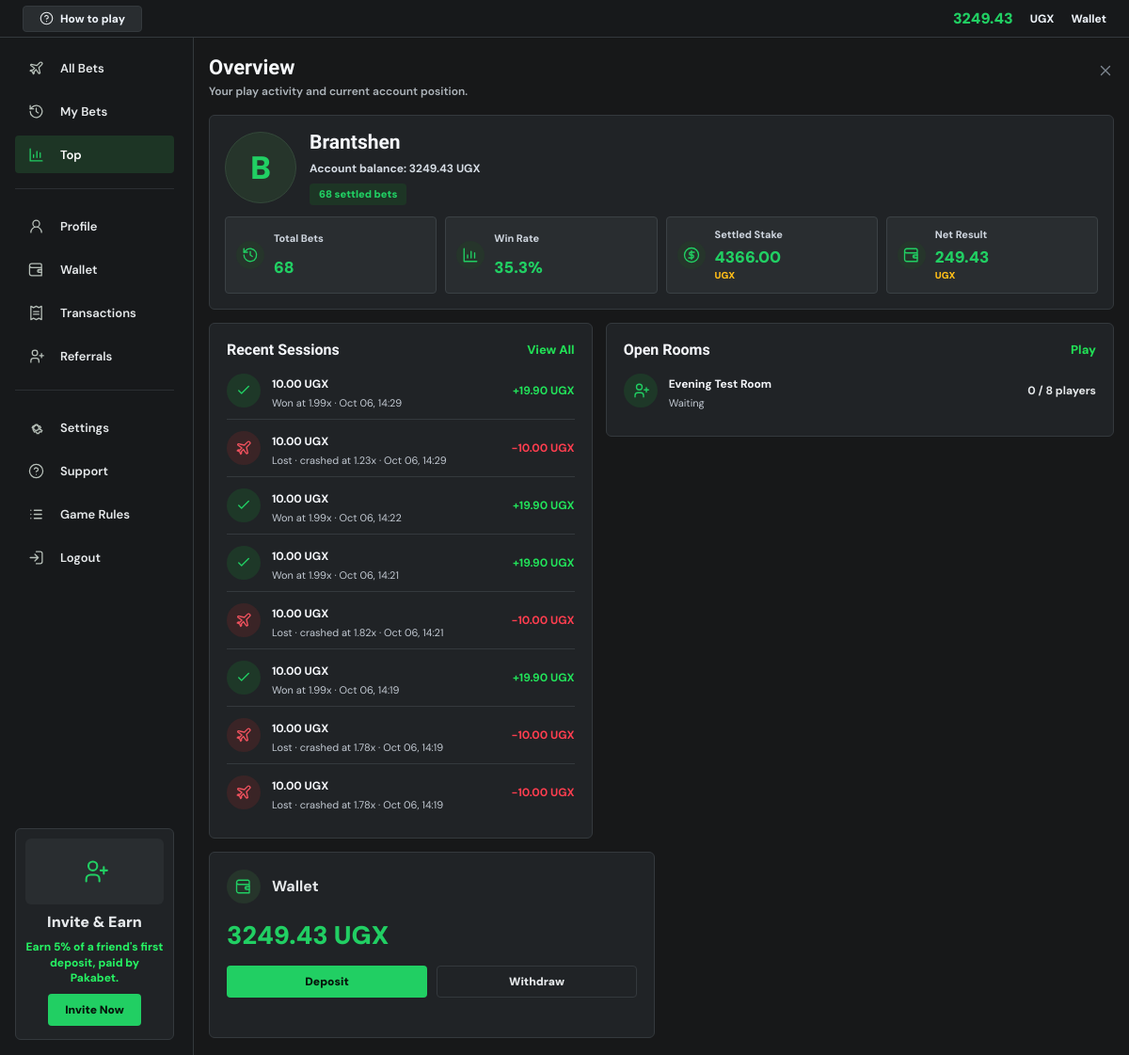
Before: /dashboard/ (signed in) with the older database file.
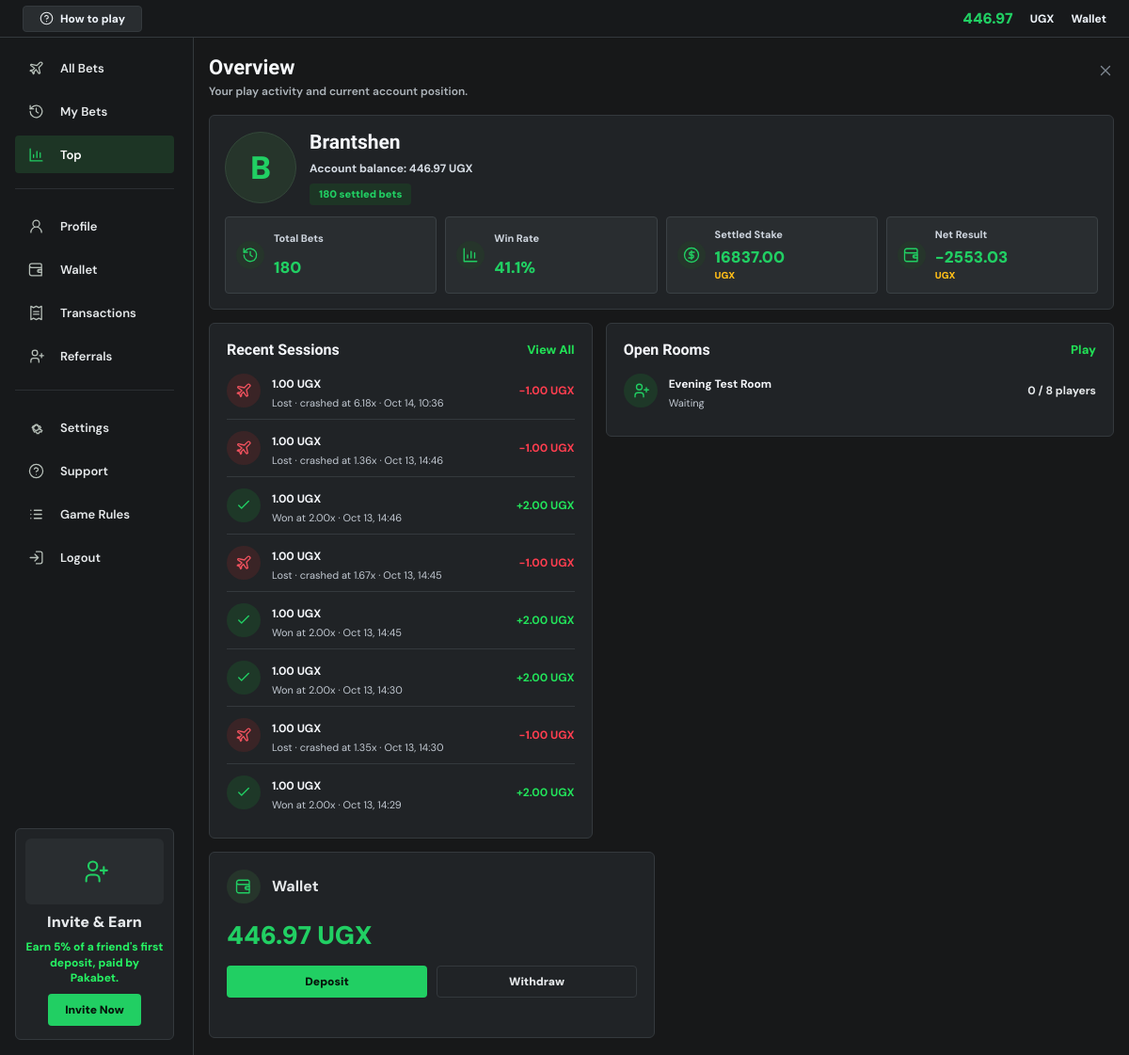
After: the same page with the newer database file.
### core/models.py (models this page shows, shortened)
class Profile(models.Model):
    user = models.OneToOneField(User, on_delete=models.CASCADE)
    referral_code = models.UUIDField(default=uuid.uuid4, unique=True, editable=False)
    client_seed = models.CharField(max_length=128, default=generate_client_seed)
    balance = models.DecimalField(max_digits=12, decimal_places=2, default=1000)
    currency = models.CharField(max_length=3, default='UGX')
    phone_number = models.CharField(max_length=20, blank=True)
    daily_deposit_limit = models.DecimalField(max_digits=12, decimal_places=2, default=300000)
    daily_loss_limit = models.DecimalField(max_digits=12, decimal_places=2, default=200000)
    created_at = models.DateTimeField(auto_now_add=True)

class GameSession(models.Model):
    user = models.ForeignKey(User, on_delete=models.CASCADE)
    round = models.ForeignKey(GameRound, on_delete=models.SET_NULL, null=True, blank=True, related_name='bets')
    stake = models.DecimalField(max_digits=8, decimal_places=2)
    crash_point = models.DecimalField(max_digits=8, decimal_places=2)
    auto_cashout_at = models.DecimalField(max_digits=8, decimal_places=2, null=True, blank=True)
    bet_request_id = models.CharField(max_length=32, blank=True)
    cashed_out_at = models.DecimalField(max_digits=8, decimal_places=2, null=True, blank=True)
    won_amount = models.DecimalField(max_digits=10, decimal_places=2, default=0)
    created_at = models.DateTimeField(default=timezone.now)
    class Meta:
        indexes = [
            models.Index(fields=['round', '-stake']),
            models.Index(fields=['round', '-won_amount']),
            models.Index(fields=['round', 'user']),
            models.Index(fields=['round', 'cashed_out_at', 'auto_cashout_at']),
        ]
        constraints = [
            models.UniqueConstraint(
                fields=['user', 'bet_request_id'],
                condition=~models.Q(bet_request_id=''),
                name='unique_user_bet_request',
            ),
        ]
    @property
    def is_winner(self):
        return self.cashed_out_at is not None and self.cashed_out_at < self.crash_point

class GameRound(models.Model):
    STATUS_CHOICES = [
        ('betting', 'Betting'),
        ('flying', 'Flying'),
        ('crashed', 'Crashed'),
        ('void', 'Void'),
    ]
    public_id = models.CharField(max_length=24, unique=True, db_index=True)
    created_by = models.ForeignKey(
        User,
        on_delete=models.SET_NULL,
        null=True,
        blank=True,
        related_name='created_game_rounds',
    )
    server_seed_hash = models.CharField(max_length=64)
    server_seed_private = models.CharField(max_length=128, blank=True)
    server_seed = models.CharField(max_length=128, blank=True)
    client_seed = models.CharField(max_length=128)
    crash_point = models.DecimalField(max_digits=8, decimal_places=2)
    house_edge = models.DecimalField(max_digits=5, decimal_places=4, default=Decimal('0.0100'))
    status = models.CharField(max_length=10, choices=STATUS_CHOICES, default='flying')
    betting_ends_at = models.DateTimeField(null=True, blank=True)
    bet_count = models.PositiveIntegerField(default=0)
    winning_bet_count = models.PositiveIntegerField(default=0)
    started_at = models.DateTimeField(default=timezone.now)
    crashed_at = models.DateTimeField(null=True, blank=True)
    revealed_at = models.DateTimeField(null=True, blank=True)
    class Meta:
        ordering = ['-started_at']
        indexes = [
            models.Index(fields=['-started_at']),
            models.Index(fields=['status', '-started_at']),
        ]

class Room(models.Model):
    STATUS_CHOICES = [
        ('waiting', 'Waiting'),
        ('running', 'Running'),
        ('ended', 'Ended'),
    ]
    code = models.CharField(max_length=8, unique=True, editable=False)
    name = models.CharField(max_length=100)
    host = models.ForeignKey(User, on_delete=models.CASCADE, related_name='hosted_rooms')
    status = models.CharField(max_length=10, choices=STATUS_CHOICES, default='waiting')
    crash_point = models.DecimalField(max_digits=5, decimal_places=2, null=True, blank=True)
    created_at = models.DateTimeField(auto_now_add=True)
    started_at = models.DateTimeField(null=True, blank=True)
    ended_at = models.DateTimeField(null=True, blank=True)
    max_players = models.PositiveSmallIntegerField(default=8)
    class Meta:
        ordering = ['-created_at']

### core/views.py (the view)
# urls.py: path('dashboard/', views.dashboard, name='dashboard'),
@login_required
def dashboard(request):
    profile = get_object_or_404(Profile, user=request.user)
    player_sessions = GameSession.objects.filter(user=request.user).select_related('round')
    sessions = player_sessions.order_by('-created_at')[:8]
    settled_filter = Q(cashed_out_at__isnull=False) | Q(round__status__in=['crashed', 'void'])
    settled_stats = player_sessions.aggregate(
        settled_count=Count('id', filter=settled_filter),
        win_count=Count('id', filter=Q(cashed_out_at__lt=F('crash_point'))),
        total_staked=Sum('stake', filter=settled_filter),
        total_returned=Sum('won_amount', filter=settled_filter),
    )
    settled_count = settled_stats['settled_count'] or 0
    total_staked = settled_stats['total_staked'] or Decimal('0.00')
    total_returned = settled_stats['total_returned'] or Decimal('0.00')
    net_result = total_returned - total_staked
    win_rate = (settled_stats['win_count'] or 0) / settled_count * 100 if settled_count else 0
    rooms = Room.objects.filter(status='waiting').annotate(player_count=Count('players')).order_by('-created_at')[:4]
    form = PlayForm()
    return render(request, 'core/dashboard.html', {
        'profile': profile,
        'sessions': sessions,
        'rooms': rooms,
        'form': form,
        'total_bets': player_sessions.count(),
        'total_staked': total_staked,
        'total_returned': total_returned,
        'net_result': net_result,
        'settled_count': settled_count,
        'win_rate': win_rate,
    })

### core/security.py (called while the page is built, shortened)
def check_security_configuration():
    global _configuration_check_complete
    if _configuration_check_complete:
        return

    def __call__(self, request):
        check_security_configuration()
        response = self.get_response(request)
        return response

### core/templates/core/dashboard.html (shortened to what the changed rows need)
{% extends 'core/base.html' %}
{% block content %}
<section class="account-page account-top-page">
    <div class="account-workspace">
        {% include 'core/partials/account_topbar.html' %}
        <main class="account-main">
            <section class="account-content">
                <div class="account-title-row">
                    <div>
                        <h1>Overview</h1>
                    </div>
                </div>
                <section class="account-hero-card compact-hero">
                    <div class="wallet-identity">
                        <div>
                            <h2>{{ request.user.username }}</h2>
                            <p>Account balance: {{ profile.balance|floatformat:2 }} {{ profile.currency }}</p>
                            <span>{{ settled_count }} settled bets</span>
                        </div>
                    </div>
                    <div class="account-stat-row">
                        <article><span><svg class="ui-icon" aria-hidden="true"><use href="#icon-history"></use></svg></span><small>Total Bets</small><strong>{{ total_bets }}</strong></article>
                        <article><span><svg class="ui-icon" aria-hidden="true"><use href="#icon-chart"></use></svg></span><small>Win Rate</small><strong>{{ win_rate|floatformat:1 }}%</strong></article>
                        <article><strong><span class="account-stat-amount">{{ total_staked|floatformat:2 }}</span><em>{{ profile.currency }}</em></strong></article>
                        <article><strong class="{% if net_result >= 0 %}positive{% else %}negative{% endif %}"><span class="account-stat-amount">{{ net_result|floatformat:2 }}</span><em>{{ profile.currency }}</em></strong></article>
                    </div>
                </section>
                <div class="account-grid-2">
                    <section class="account-card account-activity-card">
                        <div class="section-heading">
                            <h2>Recent Sessions</h2>
                        </div>
                        <ul class="account-activity-list">
                            {% for session in sessions %}
                                <li>
                                    <span class="activity-icon {% if session.is_winner %}positive{% elif session.round.status == 'crashed' %}negative{% else %}neutral{% endif %}"><svg class="ui-icon" aria-hidden="true"><use href="{% if session.is_winner %}#icon-check{% elif session.round.status == 'crashed' %}#icon-plane{% else %}#icon-refresh{% endif %}"></use></svg></span>
                                    <div><strong>{{ session.stake|floatformat:2 }} {{ profile.currency }}</strong><small>{% if session.is_winner %}Won at {{ session.cashed_out_at|floatformat:2 }}x{% elif session.round.status == 'crashed' %}Lost · crashed at {{ session.round.crash_point|floatformat:2 }}x{% elif session.round.status == 'void' %}Round voided{% else %}Round in progress{% endif %} · {{ session.created_at|date:'M d, H:i' }}</small></div>
                                    <em class="{% if session.is_winner %}positive{% elif session.round.status == 'crashed' %}negative{% endif %}">{% if session.is_winner %}+{{ session.won_amount|floatformat:2 }} {{ profile.currency }}{% elif session.round.status == 'crashed' %}-{{ session.stake|floatformat:2 }} {{ profile.currency }}{% else %}Open{% endif %}</em>
                                </li>
                            {% empty %}
                                <li class="account-empty-state account-activity-empty">No bets recorded yet. Place a bet to see your results here.</li>
                            {% endfor %}
                        </ul>
                    </section>
                    <section class="account-card account-activity-card">
                        <div class="section-heading">
                            <h2>Open Rooms</h2>
                        </div>
                        <ul class="account-activity-list">
                            {% for room in rooms %}
                                <li>
                                    <span class="activity-icon positive"><svg class="ui-icon" aria-hidden="true"><use href="#icon-users"></use></svg></span>
                                    <div><strong>{{ room.name }}</strong><small>{{ room.status|title }}</small></div>
                                    <em>{{ room.player_count }} / {{ room.max_players }} players</em>
                                </li>
                            {% empty %}
                                <li class="account-empty-state account-activity-empty">No open rooms right now. Browse rooms to see scheduled games.</li>
                            {% endfor %}
                        </ul>
                    </section>
                </div>
            </section>
            <aside class="account-right-rail">
                <section class="account-card">
                    <div class="vip-head"><span><svg class="ui-icon" aria-hidden="true"><use href="#icon-wallet"></use></svg></span><strong>Wallet</strong></div>
                    <strong class="wallet-balance-large">{{ profile.balance|floatformat:2 }} {{ profile.currency }}</strong>
                    <div class="wallet-action-tabs">
                        <a href="{% url 'wallet' %}#deposit-form">Deposit</a>
                        <a href="{% url 'wallet' %}#withdraw-form">Withdraw</a>
                    </div>
                </section>
            </aside>
        </main>
    </div>
</section>
{% endblock %}

### core/templates/core/partials/account_topbar.html (shortened to what this page needs)
<header class="account-topbar">
    <a class="help-chip" href="{% url 'how_to_play' %}"><svg class="ui-icon" aria-hidden="true"><use href="#icon-help"></use></svg><span>How to play</span></a>
    <div>
        <strong data-account-balance>{{ profile.balance|floatformat:2 }}</strong>
        <span>{{ profile.currency }}</span>
        <a href="{% url 'wallet' %}">Wallet</a>
    </div>
</header>

Changed rows visible on the page:
no longer on this page (row unchanged): GameSession: stake "10.00", {{ profile.currency }} "UGX", cashed_out_at "1.99", created_at "Oct 06, 14:29", won_amount "19.90", crash_point 26.6 (drawn)
no longer on this page (row unchanged): GameSession: stake "10.00", {{ profile.currency }} "UGX", round.crash_point "1.23", created_at "Oct 06, 14:29"
no longer on this page (row unchanged): GameSession: stake "10.00", {{ profile.currency }} "UGX", cashed_out_at "1.99", created_at "Oct 06, 14:22", won_amount "19.90", crash_point 40.97 (drawn)
no longer on this page (row unchanged): GameSession: stake "10.00", {{ profile.currency }} "UGX", cashed_out_at "1.99", created_at "Oct 06, 14:21", won_amount "19.90", crash_point 7.32 (drawn)
no longer on this page (row unchanged): GameSession: stake "10.00", {{ profile.currency }} "UGX", round.crash_point "1.82", created_at "Oct 06, 14:21"
no longer on this page (row unchanged): GameSession: stake "10.00", {{ profile.currency }} "UGX", cashed_out_at "1.99", created_at "Oct 06, 14:19", won_amount "19.90", crash_point 8.58 (drawn)
no longer on this page (row unchanged): GameSession: stake "10.00", {{ profile.currency }} "UGX", round.crash_point "1.78", created_at "Oct 06, 14:19"
no longer on this page (row unchanged): GameSession: stake "10.00", {{ profile.currency }} "UGX", round.crash_point "1.78", created_at "Oct 06, 14:19"
changed Profile "UGX": balance "3249.43" → "446.97"
added GameSession: stake "1.00", {{ profile.currency }} "UGX", round.crash_point "6.18", created_at "Oct 14, 10:36"
added GameSession: stake "1.00", {{ profile.currency }} "UGX", round.crash_point "1.36", created_at "Oct 13, 14:46"
added GameSession: stake "1.00", {{ profile.currency }} "UGX", cashed_out_at "2.00", created_at "Oct 13, 14:46", won_amount "2.00", crash_point 3.14 (drawn)
added GameSession: stake "1.00", {{ profile.currency }} "UGX", round.crash_point "1.67", created_at "Oct 13, 14:45"
added GameSession: stake "1.00", {{ profile.currency }} "UGX", cashed_out_at "2.00", created_at "Oct 13, 14:45", won_amount "2.00", crash_point 4.81 (drawn)
added GameSession: stake "1.00", {{ profile.currency }} "UGX", cashed_out_at "2.00", created_at "Oct 13, 14:30", won_amount "2.00", crash_point 25.3 (drawn)
added GameSession: stake "1.00", {{ profile.currency }} "UGX", round.crash_point "1.35", created_at "Oct 13, 14:30"
added GameSession: stake "1.00", {{ profile.currency }} "UGX", cashed_out_at "2.00", created_at "Oct 13, 14:29", won_amount "2.00", crash_point 2.07 (drawn)
Other visible differences:
{{ settled_count }}: "68" → "180"
{{ total_bets }}: "68" → "180"
{{ win_rate|floatformat:1 }}: "35.3" → "41.1"
{{ total_staked|floatformat:2 }}: "4366.00" → "16837.00"
{{ net_result|floatformat:2 }}: "249.43" → "-2553.03"
